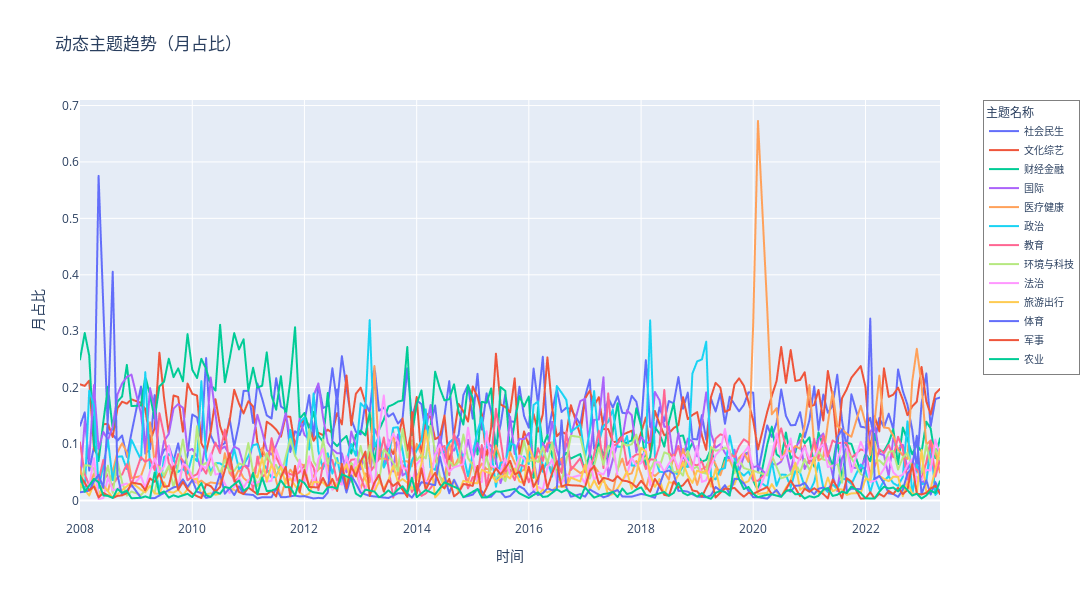

The notebook cell this image was saved under:
### Code cell
# 设置可视化格式和图例
fig.update_layout(
    width=1200,  # 设置宽度
    height=600,  # 设置高度
    legend=dict(
        title_text="主题名称",     # 图例标题
        orientation="v",          # 垂直排列
        x=1.05,                   # 将图例放置在图表右侧外部
        y=1,                      # 图例顶部对齐
        xanchor="left",           # 水平锚点在左侧
        yanchor="top",            # 垂直锚点在顶部
        bordercolor="grey",       # 图例边框颜色
        borderwidth=1,            # 边框宽度
        font=dict(size=10)        # 字体大小
    ),
    margin=dict(r=150)           # 留出右侧边距防止图例遮挡
)
fig.show()

### Figure 1 — Plotly figure (JSON) as saved in the notebook; plotly's stock layout.template omitted (floating-point values rounded to 4 significant figures; data arrays with more than 128 entries replaced by an {"elided": "..."} marker saying what was removed)
{"data": [{"hovertemplate": "主题=社会民生<br>时间=%{x}<br>月占比=%{y}<extra></extra>", "legendgroup": "社会民生", "line": {"color": "#636efa", "dash": "solid", "shape": "linear"}, "marker": {"symbol": "circle"}, "mode": "lines", "name": "社会民生", "showlegend": true, "type": "scattergl", "x": {"elided": "181 str values"}, "xaxis": "x", "y": {"elided": "181 float values"}, "yaxis": "y"}, {"hovertemplate": "主题=文化综艺<br>时间=%{x}<br>月占比=%{y}<extra></extra>", "legendgroup": "文化综艺", "line": {"color": "#EF553B", "dash": "solid", "shape": "linear"}, "marker": {"symbol": "circle"}, "mode": "lines", "name": "文化综艺", "showlegend": true, "type": "scattergl", "x": {"elided": "181 str values"}, "xaxis": "x", "y": {"elided": "181 float values"}, "yaxis": "y"}, {"hovertemplate": "主题=财经金融<br>时间=%{x}<br>月占比=%{y}<extra></extra>", "legendgroup": "财经金融", "line": {"color": "#00cc96", "dash": "solid", "shape": "linear"}, "marker": {"symbol": "circle"}, "mode": "lines", "name": "财经金融", "showlegend": true, "type": "scattergl", "x": {"elided": "181 str values"}, "xaxis": "x", "y": {"elided": "181 float values"}, "yaxis": "y"}, {"hovertemplate": "主题=国际<br>时间=%{x}<br>月占比=%{y}<extra></extra>", "legendgroup": "国际", "line": {"color": "#ab63fa", "dash": "solid", "shape": "linear"}, "marker": {"symbol": "circle"}, "mode": "lines", "name": "国际", "showlegend": true, "type": "scattergl", "x": {"elided": "181 str values"}, "xaxis": "x", "y": {"elided": "181 float values"}, "yaxis": "y"}, {"hovertemplate": "主题=医疗健康<br>时间=%{x}<br>月占比=%{y}<extra></extra>", "legendgroup": "医疗健康", "line": {"color": "#FFA15A", "dash": "solid", "shape": "linear"}, "marker": {"symbol": "circle"}, "mode": "lines", "name": "医疗健康", "showlegend": true, "type": "scattergl", "x": {"elided": "180 str values"}, "xaxis": "x", "y": {"elided": "180 float values"}, "yaxis": "y"}, {"hovertemplate": "主题=政治<br>时间=%{x}<br>月占比=%{y}<extra></extra>", "legendgroup": "政治", "line": {"color": "#19d3f3", "dash": "solid", "shape": "linear"}, "marker": {"symbol": "circle"}, "mode": "lines", "name": "政治", "showlegend": true, "type": "scattergl", "x": {"elided": "181 str values"}, "xaxis": "x", "y": {"elided": "181 float values"}, "yaxis": "y"}, {"hovertemplate": "主题=教育<br>时间=%{x}<br>月占比=%{y}<extra></extra>", "legendgroup": "教育", "line": {"color": "#FF6692", "dash": "solid", "shape": "linear"}, "marker": {"symbol": "circle"}, "mode": "lines", "name": "教育", "showlegend": true, "type": "scattergl", "x": {"elided": "180 str values"}, "xaxis": "x", "y": {"elided": "180 float values"}, "yaxis": "y"}, {"hovertemplate": "主题=环境与科技<br>时间=%{x}<br>月占比=%{y}<extra></extra>", "legendgroup": "环境与科技", "line": {"color": "#B6E880", "dash": "solid", "shape": "linear"}, "marker": {"symbol": "circle"}, "mode": "lines", "name": "环境与科技", "showlegend": true, "type": "scattergl", "x": {"elided": "180 str values"}, "xaxis": "x", "y": {"elided": "180 float values"}, "yaxis": "y"}, {"hovertemplate": "主题=法治<br>时间=%{x}<br>月占比=%{y}<extra></extra>", "legendgroup": "法治", "line": {"color": "#FF97FF", "dash": "solid", "shape": "linear"}, "marker": {"symbol": "circle"}, "mode": "lines", "name": "法治", "showlegend": true, "type": "scattergl", "x": {"elided": "179 str values"}, "xaxis": "x", "y": {"elided": "179 float values"}, "yaxis": "y"}, {"hovertemplate": "主题=旅游出行<br>时间=%{x}<br>月占比=%{y}<extra></extra>", "legendgroup": "旅游出行", "line": {"color": "#FECB52", "dash": "solid", "shape": "linear"}, "marker": {"symbol": "circle"}, "mode": "lines", "name": "旅游出行", "showlegend": true, "type": "scattergl", "x": {"elided": "174 str values"}, "xaxis": "x", "y": {"elided": "174 float values"}, "yaxis": "y"}, {"hovertemplate": "主题=体育<br>时间=%{x}<br>月占比=%{y}<extra></extra>", "legendgroup": "体育", "line": {"color": "#636efa", "dash": "solid", "shape": "linear"}, "marker": {"symbol": "circle"}, "mode": "lines", "name": "体育", "showlegend": true, "type": "scattergl", "x": {"elided": "158 str values"}, "xaxis": "x", "y": {"elided": "158 float values"}, "yaxis": "y"}, {"hovertemplate": "主题=军事<br>时间=%{x}<br>月占比=%{y}<extra></extra>", "legendgroup": "军事", "line": {"color": "#EF553B", "dash": "solid", "shape": "linear"}, "marker": {"symbol": "circle"}, "mode": "lines", "name": "军事", "showlegend": true, "type": "scattergl", "x": {"elided": "173 str values"}, "xaxis": "x", "y": {"elided": "173 float values"}, "yaxis": "y"}, {"hovertemplate": "主题=农业<br>时间=%{x}<br>月占比=%{y}<extra></extra>", "legendgroup": "农业", "line": {"color": "#00cc96", "dash": "solid", "shape": "linear"}, "marker": {"symbol": "circle"}, "mode": "lines", "name": "农业", "showlegend": true, "type": "scattergl", "x": {"elided": "163 str values"}, "xaxis": "x", "y": {"elided": "163 float values"}, "yaxis": "y"}], "layout": {"height": 600, "legend": {"bordercolor": "grey", "borderwidth": 1, "font": {"size": 10}, "orientation": "v", "title": {"text": "主题名称"}, "tracegroupgap": 0, "x": 1.05, "xanchor": "left", "y": 1, "yanchor": "top"}, "margin": {"r": 150}, "title": {"text": "动态主题趋势（月占比）"}, "width": 1200, "xaxis": {"anchor": "y", "autorange": true, "domain": [0, 1], "range": ["2008-01-01", "2023-05-01"], "title": {"text": "时间"}, "type": "date"}, "yaxis": {"anchor": "x", "autorange": true, "domain": [0, 1], "range": [-0.03452, 0.7097], "title": {"text": "月占比"}, "type": "linear"}}}
